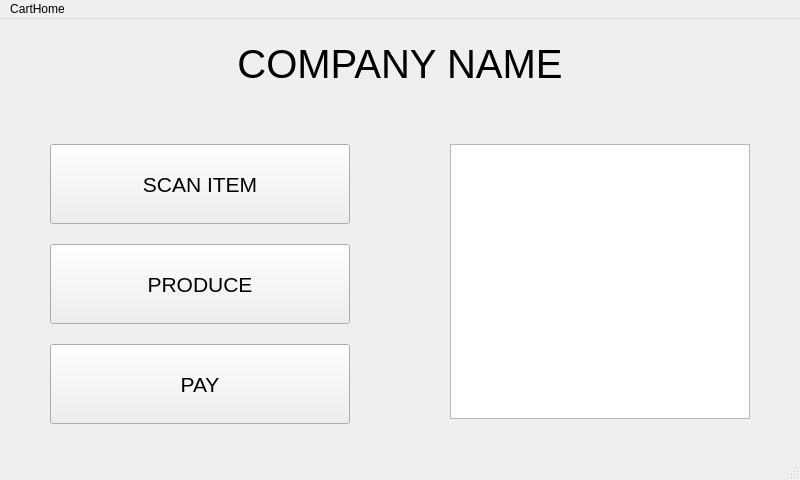
<?xml version="1.0" encoding="UTF-8"?>
<ui version="4.0">
 <class>MainWindow</class>
 <widget class="QMainWindow" name="MainWindow">
  <property name="geometry">
   <rect>
    <x>0</x>
    <y>0</y>
    <width>800</width>
    <height>480</height>
   </rect>
  </property>
  <property name="windowTitle">
   <string>MainWindow</string>
  </property>
  <widget class="QWidget" name="centralwidget">
   <widget class="QPushButton" name="pushButton">
    <property name="geometry">
     <rect>
      <x>50</x>
      <y>125</y>
      <width>300</width>
      <height>80</height>
     </rect>
    </property>
    <property name="font">
     <font>
      <pointsize>16</pointsize>
     </font>
    </property>
    <property name="text">
     <string>SCAN ITEM</string>
    </property>
    <property name="autoDefault">
     <bool>false</bool>
    </property>
   </widget>
   <widget class="QPushButton" name="pushButton_2">
    <property name="geometry">
     <rect>
      <x>50</x>
      <y>225</y>
      <width>300</width>
      <height>80</height>
     </rect>
    </property>
    <property name="font">
     <font>
      <pointsize>16</pointsize>
     </font>
    </property>
    <property name="text">
     <string>PRODUCE</string>
    </property>
   </widget>
   <widget class="QPushButton" name="pushButton_3">
    <property name="geometry">
     <rect>
      <x>50</x>
      <y>325</y>
      <width>300</width>
      <height>80</height>
     </rect>
    </property>
    <property name="font">
     <font>
      <pointsize>16</pointsize>
     </font>
    </property>
    <property name="text">
     <string>PAY</string>
    </property>
   </widget>
   <widget class="QLabel" name="label">
    <property name="geometry">
     <rect>
      <x>200</x>
      <y>20</y>
      <width>400</width>
      <height>50</height>
     </rect>
    </property>
    <property name="font">
     <font>
      <pointsize>30</pointsize>
     </font>
    </property>
    <property name="text">
     <string>COMPANY NAME</string>
    </property>
    <property name="alignment">
     <set>Qt::AlignCenter</set>
    </property>
   </widget>
   <widget class="QListWidget" name="listWidget">
    <property name="geometry">
     <rect>
      <x>450</x>
      <y>125</y>
      <width>300</width>
      <height>275</height>
     </rect>
    </property>
   </widget>
  </widget>
  <widget class="QMenuBar" name="menubar">
   <property name="geometry">
    <rect>
     <x>0</x>
     <y>0</y>
     <width>800</width>
     <height>26</height>
    </rect>
   </property>
   <widget class="QMenu" name="menuCartHome">
    <property name="title">
     <string>CartHome</string>
    </property>
   </widget>
   <addaction name="menuCartHome"/>
  </widget>
  <widget class="QStatusBar" name="statusbar"/>
 </widget>
 <resources/>
 <connections/>
</ui>
